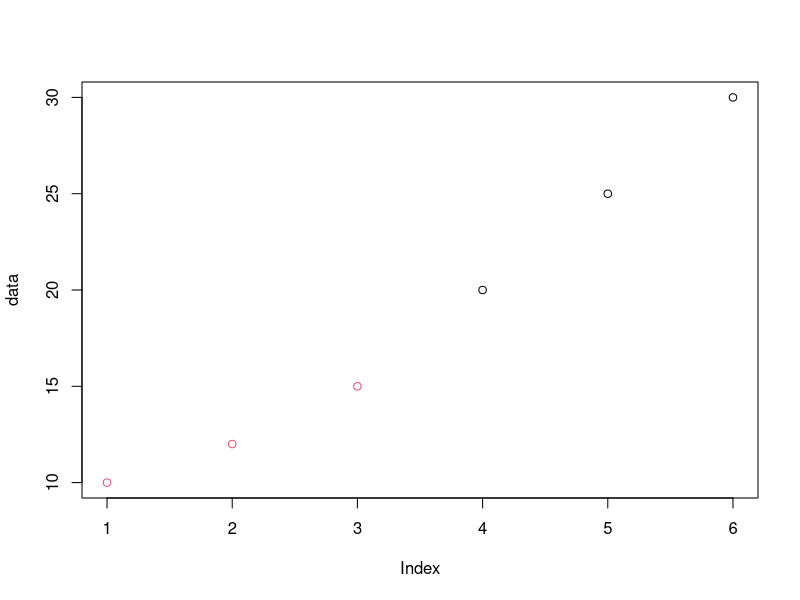

Reproduce this figure in R.
# Sample data
data <- c(10, 12, 15, 20, 25, 30)

# Apply K-means clustering
result <- kmeans(data, centers = 2)

# Show cluster result
result$cluster

# Plot graph
plot(data, col = result$cluster)
